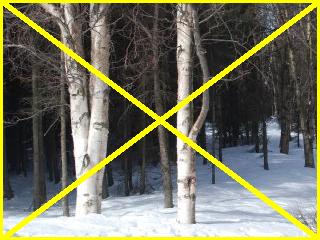
//> input picture assign_1/sect_5/test.ppm, 320 x 240 px
$ ./sobel ../../assign_1/sect_5/test.ppm   (built with g++ and OpenCV 4)
//> lines starting //> are read from the running program, lines starting //| are printed output that depends on the picture
#include "opencv2/highgui.hpp"
#include "opencv2/imgcodecs.hpp"
#include "opencv2/imgproc.hpp"
#include <iostream>
using namespace cv;
using namespace std;
int main(int argc, char **argv) {
    cv::CommandLineParser parser(argc, argv, "{@input   |../data/lena.jpg|input image}"
                                             "{ksize   k|1|ksize (hit 'K' to increase its value)}"
                                             "{scale   s|1|scale (hit 'S' to increase its value)}"
                                             "{delta   d|0|delta (hit 'D' to increase its value)}"
                                             "{help    h|false|show help message}");
    cout << "The sample uses Sobel or Scharr OpenCV functions for edge detection\n\n";
    parser.printMessage();
    cout << "\nPress 'ESC' to exit program.\nPress 'R' to reset values ( ksize will be -1 equal to Scharr function )";
    // First we declare the variables we are going to use
    Mat image, src, src_gray;
    Mat grad;
    const String window_name = "Sobel Demo - Simple Edge Detector";
    int ksize = parser.get<int>("ksize");
    int scale = parser.get<int>("scale");
    int delta = parser.get<int>("delta");
    int ddepth = CV_16S;
    String imageName = parser.get<String>("@input");
    // As usual we load our source image (src)
    image = imread(imageName, IMREAD_COLOR); // Load an image
//> image is the input picture: 240 rows x 320 cols, CV_8UC3; mean B, G, R 93.4, 116.6, 116.2
    // Check if image is loaded fine
    if (image.empty()) {
        printf("Error opening image: %s\n", imageName.c_str());
        return 1;
    }
    for (;;) {
        // Remove noise by blurring with a Gaussian filter ( kernel size = 3 )
        GaussianBlur(image, src, Size(3, 3), 0, 0, BORDER_DEFAULT);
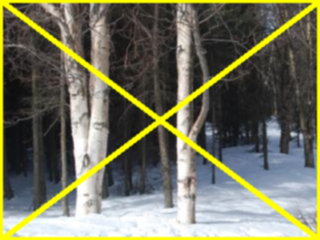
//> src: 240 rows x 320 cols, CV_8UC3; mean B, G, R 93.4, 116.6, 116.3
        // Convert the image to grayscale
        cvtColor(src, src_gray, COLOR_BGR2GRAY);
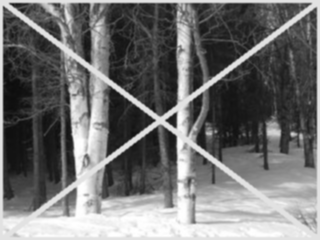
//> src_gray: 240 rows x 320 cols, CV_8UC1; min 12, max 255, mean 113.9
        Mat grad_x, grad_y;
        Mat abs_grad_x, abs_grad_y;
        Sobel(src_gray, grad_x, ddepth, 1, 0, ksize, scale, delta, BORDER_DEFAULT);
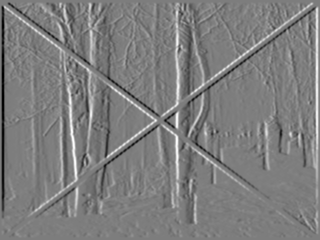
//> grad_x: 240 rows x 320 cols, CV_16SC1; min -157, max 161, mean 0; drawn with min black and max white
        Sobel(src_gray, grad_y, ddepth, 0, 1, ksize, scale, delta, BORDER_DEFAULT);
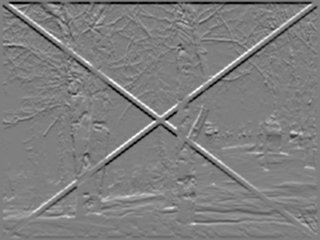
//> grad_y: 240 rows x 320 cols, CV_16SC1; min -155, max 156, mean 0; drawn with min black and max white
        // converting back to CV_8U
        convertScaleAbs(grad_x, abs_grad_x);
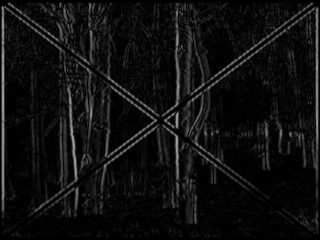
//> abs_grad_x: 240 rows x 320 cols, CV_8UC1; min 0, max 161, mean 15.8
        convertScaleAbs(grad_y, abs_grad_y);
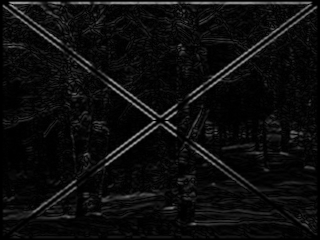
//> abs_grad_y: 240 rows x 320 cols, CV_8UC1; min 0, max 156, mean 12.9
        addWeighted(abs_grad_x, 0.5, abs_grad_y, 0.5, 0, grad);
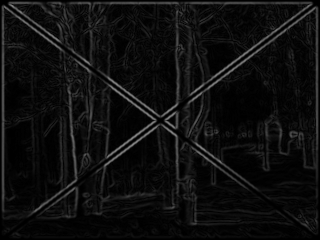
//> grad: 240 rows x 320 cols, CV_8UC1; min 0, max 128, mean 14.3
        imshow(window_name, grad);
        char key = (char)waitKey(0);
//> the Esc key is pressed
        if (key == 27) {
            return 0;
//> (the program exits here)
